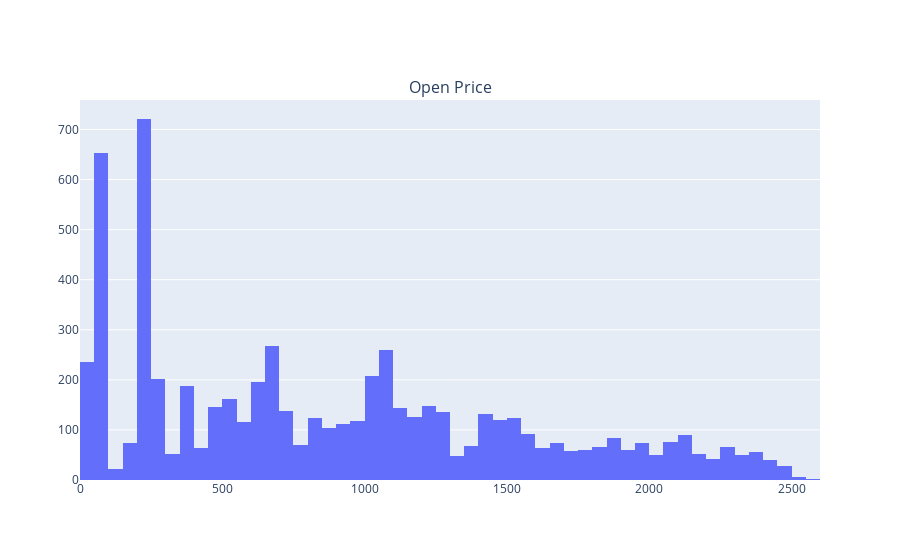

The notebook cell this image was saved under:
### Code cell
import plotly.express as px
import pandas as pd
from plotly.subplots import make_subplots
from statsmodels.tsa.seasonal import seasonal_decompose



def get_figure (df, column_name):
    fig = make_subplots(rows=2, cols=1, shared_xaxes=False,
    horizontal_spacing=0.1, vertical_spacing=0.05,subplot_titles=([column_name]))

    fig1 = px.line(df,'Date', column_name)
    trace1 = fig1['data'][0]
    fig.add_trace(trace1, row=1, col=1)

    fig2 = px.histogram(df,x="Open Price") 
    trace2 = fig2['data'][0]
    fig.add_trace(trace2, row=2, col=1)

    return fig


def get_lineplot (df, column_name):
    fig = make_subplots(rows=1, cols=1, shared_xaxes=False,
    horizontal_spacing=0.1, vertical_spacing=0.05,subplot_titles=([column_name]))

    fig1 = px.line(df,'Date', column_name)
    trace1 = fig1['data'][0]
    fig.add_trace(trace1, row=1, col=1)
    return fig
 
  
def get_histogram (df, column_name):
    fig = make_subplots(rows=1, cols=1, shared_xaxes=False,
    horizontal_spacing=0.1, vertical_spacing=0.05,subplot_titles=([column_name]))
    fig2 = px.histogram(df,x=column_name) 
    trace2 = fig2['data'][0]
    fig.add_trace(trace2, row=1, col=1)

    return fig



    



def get_seasonality(df, column_name):

    df = df.sort_values(by=['Date']) 
    df.index = df['Date'].to_list()
    
    data = df[column_name]
    
    result = seasonal_decompose(data, model='additive', extrapolate_trend='freq',period=7)

    fig = make_subplots(rows=4, cols=1, shared_xaxes=False,
                        horizontal_spacing=0.1, vertical_spacing=0.05)

    fig1 = px.line(result.observed)
    trace1 = fig1['data'][0]
    fig.add_trace(trace1, row=1, col=1)

    fig2 = px.line(result.trend)
    trace2 = fig2['data'][0]
    fig.add_trace(trace2, row=2, col=1)

    fig3 = px.line(result.seasonal)
    trace3 = fig3['data'][0]
    fig.add_trace(trace3, row=3, col=1)

    fig4 = px.line(result.resid)
    trace4 = fig4['data'][0]
    fig.add_trace(trace4, row=4, col=1)

    labels = ['Raw', 'Trend', 'Seasonal', 'Residual']
    colors = ['blue', 'red', 'green', 'black']
    for i in range(0, 4):
        fig['data'][i]['showlegend'] = True
        fig['data'][i]['name'] = labels[i]
        fig['data'][i]['line']['color'] = colors[i]

    fig.update_traces()

    fig.update_layout(title=column_name,
                      font=dict(family="Times Roman, monospace", size=12, color="Black")
                      )

    fig.update_layout(showlegend=True)
    fig.update_layout({'legend_orientation': 'v'})
    fig.update_layout(width=600, height=600, margin=dict(l=10, r=10, t=100, b=40))

    return fig



if __name__ == "__main__":
    
    df = pd.read_csv("data/hdfc.csv",parse_dates=['Date'])
    columns = df.columns 
    column_name = columns[1]

    #fig = get_lineplot(df, column_name)
    fig = get_histogram (df, column_name)
    #fig = get_figure (df, column_name)
    #fig = get_seasonality (df, column_name)
    
    fig.show()

### Figure 1 — Plotly figure (JSON) as saved in the notebook; plotly's stock layout.template omitted (floating-point values rounded to 4 significant figures; data arrays with more than 128 entries replaced by an {"elided": "..."} marker saying what was removed)
{"data": [{"alignmentgroup": "True", "bingroup": "x", "hovertemplate": "Open Price=%{x}<br>count=%{y}<extra></extra>", "legendgroup": "", "marker": {"color": "#636efa", "pattern": {"shape": ""}}, "name": "", "offsetgroup": "", "orientation": "v", "showlegend": false, "type": "histogram", "x": {"elided": "6455 float values"}, "xaxis": "x", "yaxis": "y"}], "layout": {"annotations": [{"font": {"size": 16}, "showarrow": false, "text": "Open Price", "x": 0.5, "xanchor": "center", "xref": "paper", "y": 1, "yanchor": "bottom", "yref": "paper"}], "xaxis": {"anchor": "y", "domain": [0, 1]}, "yaxis": {"anchor": "x", "domain": [0, 1]}}}
